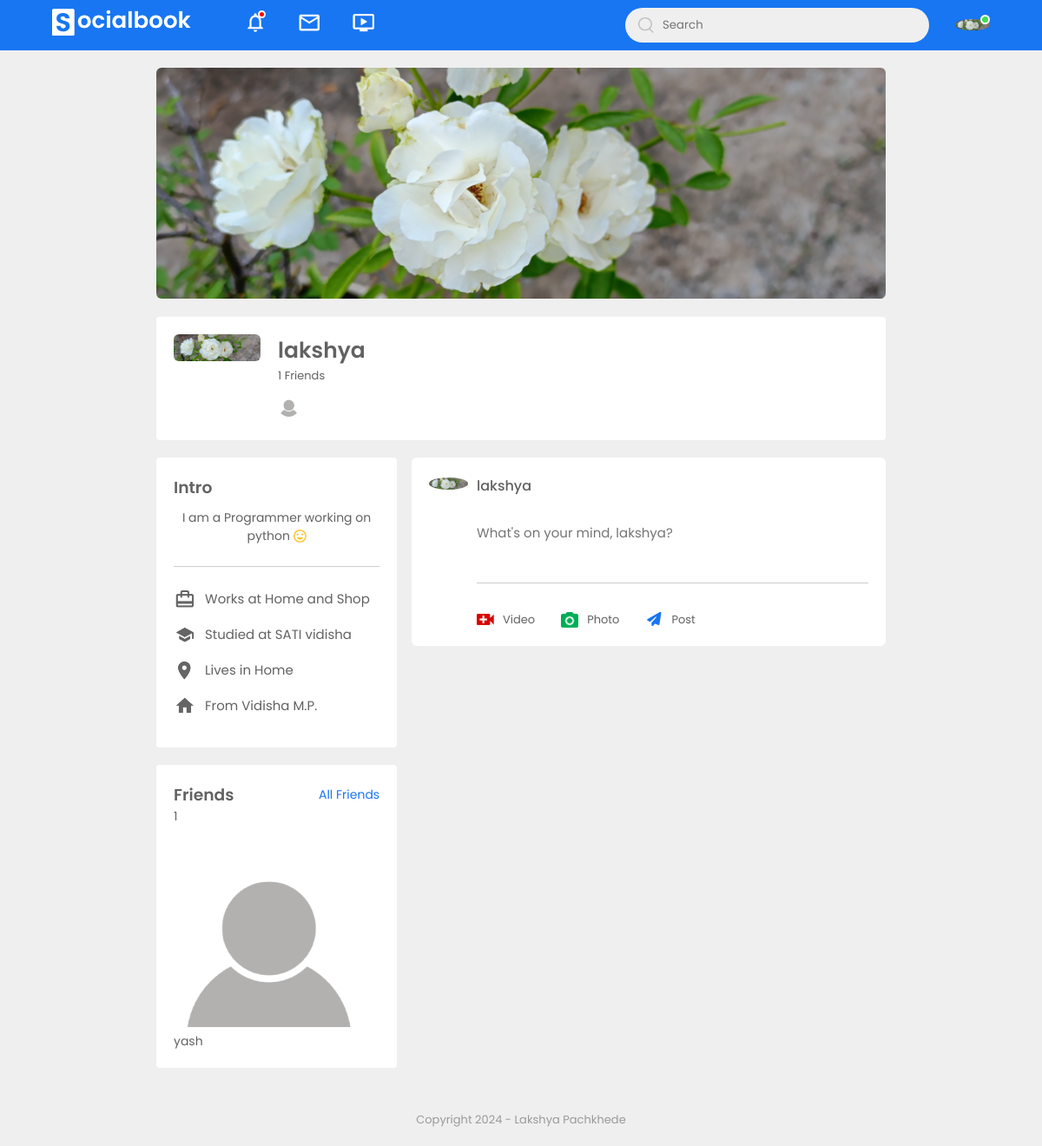
The page /users/profile/lakshya/ (signed in) on the database as committed earlier.
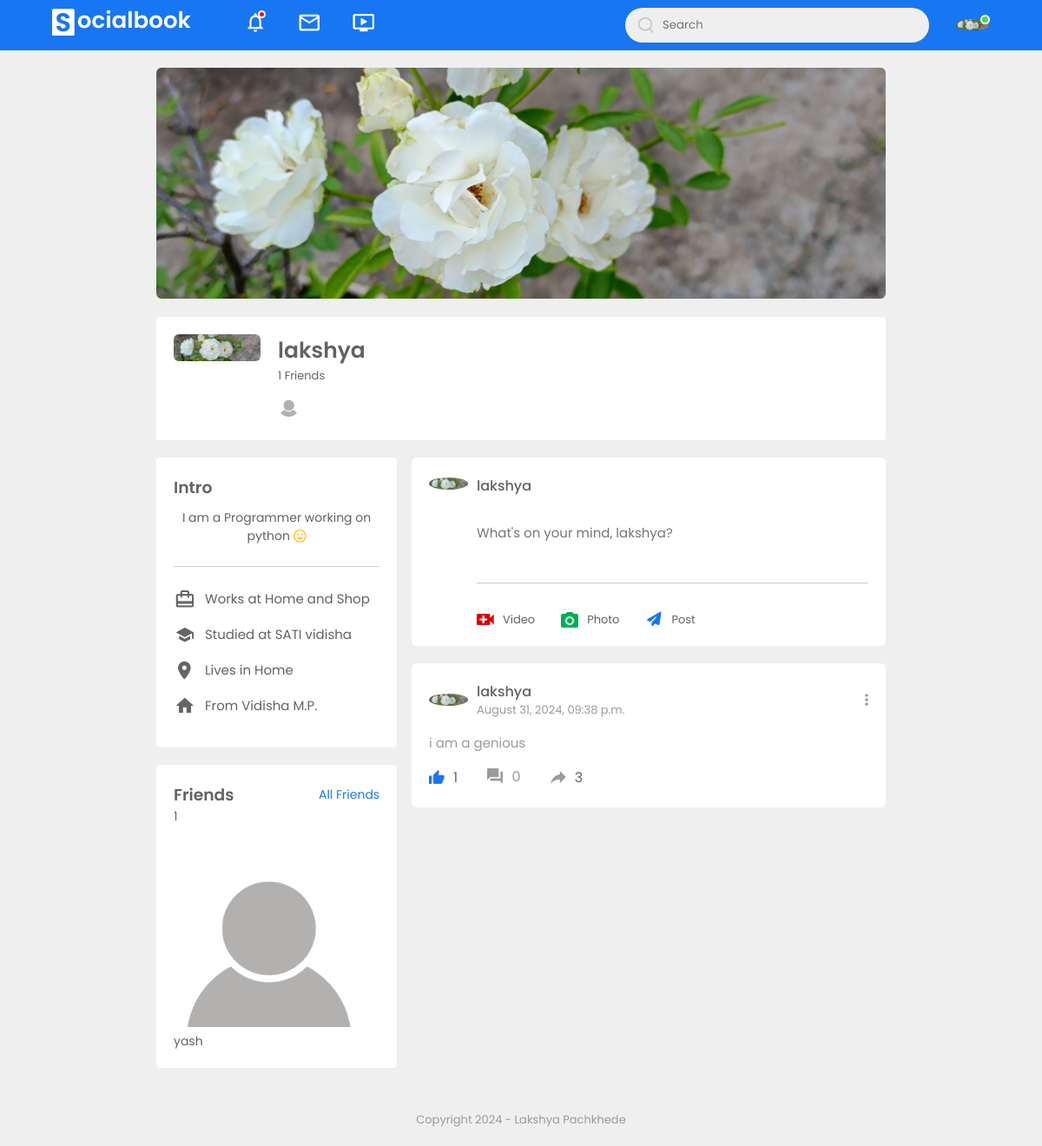
The same page on the database as committed later.
### users/models.py (models this page shows, shortened)
class Profile(models.Model):
    user = models.OneToOneField(User, on_delete=models.CASCADE)
    intro = models.CharField(max_length=100, blank=True)
    banner_image = models.ImageField(default="default-banner.jpg", upload_to="profile_pics/banner")
    user_image = models.ImageField(default="default.png", upload_to="profile_pics/user_image")
    works = models.CharField(blank=True, max_length=50)
    education = models.CharField(blank=True, max_length=50)
    home = models.CharField(blank=True, max_length=50)
    location = models.CharField(blank=True, max_length=50)
    friends = models.ManyToManyField('self', blank=True, symmetrical=False, related_name="friends_with")
    def mutual_friends(self, other_profile):
        return self.friends.filter(id__in=other_profile.friends.values_list('id', flat=True)).count()

### posts/models.py (models this page shows, shortened)
class Post(models.Model):
    author = models.ForeignKey(User, on_delete=models.CASCADE)
    date_posted = models.DateTimeField(auto_now_add=True)
    caption = models.TextField()
    images = models.ManyToManyField("Image", related_name="photo_post", blank=True)

### users/views.py (the view)
# urls.py: path('profile/<str:username>/', ProfileDetailView.as_view(), name='profile'),
class ProfileDetailView(LoginRequiredMixin, DetailView):
    model = Profile
    template_name = 'users/profile_detail.html'
    context_object_name = 'profile'
    def get_object(self):
        username = self.kwargs.get('username')
        return get_object_or_404(Profile, user__username=username)
    def get_context_data(self, **kwargs):
        context = super().get_context_data(**kwargs)
        profile = self.get_object()
        current_user_profile = Profile.objects.get(user=self.request.user)
        context['mutual_friends_count'] = current_user_profile.mutual_friends(profile)
        context['posts'] = Post.objects.filter(author=profile.user).order_by('-date_posted')
        user_posts = Post.objects.filter(author=profile.user)
        images = []
        for post in user_posts:
            images.extend(post.images.all())
        latest_images = sorted(images, key=lambda image: image.photo_post.first().date_posted, reverse=True)[:6]
        context['post_photos'] = latest_images
        try:
            friend_request_received = FriendRequest.objects.get(from_user=profile.user, to_user=self.request.user, is_active=True)
        except FriendRequest.DoesNotExist:
            friend_request_received = None
        try:
            friend_request = FriendRequest.objects.get(from_user=self.request.user, to_user=profile.user, is_active=True)
        except FriendRequest.DoesNotExist:
            friend_request = None
        context['friend_request_received'] = friend_request_received
        context['friend_request'] = friend_request
        return context

### posts/templatetags/custom_filters.py (called while the page is built)
@register.filter(name='has_liked')
def has_liked(post, user):
    return post.likes.filter(author=user).exists()

### users/templates/users/profile_detail.html (shortened to what the changed rows need)
{% extends "posts/base.html" %}
{% load static %}
{% load custom_filters %}
{% block content %}
<div class="profile-container">
    <div class="profile-details">
        <div class="pd-left">
            <div class="pd-row">
                <div>
                    <h3>{{ profile.user.username }}</h3>
                    <p>{{ profile.friends.count }} Friends {% if profile.user.username != user.username %}- {{ mutual_friends_count }} mutual{% endif %}</p>
                    {% if profile.friends.count > 4 %}
                    {% for friend in profile.friends.all|slice:"4" %}
                    <img src="{{ friend.user_image.url }}">
                    {% endfor %}
                    {% else %}
                    {% for friend in profile.friends.all %}
                    <img src="{{ friend.user_image.url }}">
                    {% endfor %}
                    {% endif %}
                </div>
            </div>
        </div>
    </div>
    <div class="profile-info">
        <div class="info-col">
            {% if profile.friends.count > 0 %}
            <div class="profile-intro">
                <div class="friends-box">
                    {% if profile.friends.count > 9 %}
                    {% for friend in profile.friends.all|slice:"9" %}
                    <div><img src="{{ friend.user_image.url }}"> <p>{{ friend.user.username }}</p></div>
                    {% endfor %}
                    {% else %}
                    {% for friend in profile.friends.all %}
                    <div><img src="{{ friend.user_image.url }}"><p>{{ friend.user.username|slice:"9" }}</p></div>
                    {% endfor %}
                    {% endif %}
                </div>
            </div>
            {% endif %}
        </div>
        <div class="post-col">
        {% for post in posts %}
            <div class="post-container">
                <div class="post-row">
                    <div class="user-profile">
                        <img src="{{ post.author.profile.user_image.url }}">
                        <div>
                            <p>{{ post.author.username }}</p>
                            <span>{{ post.date_posted|date:"F j, Y, h:i a" }}</span>
                        </div>
                    </div>
                    {% if post.author == user %}
                    <div class="menu-container menu{{ post.id }}">
                        <a class="menu-icon" onclick="toggleDropdown('menu{{ post.id }}')">
                            <i class="fas fa-ellipsis-v"></i>
                        </a>
                    </div>
                    {% endif %}
                </div>
                <a href="{% url "post-detail" post.pk %}" class="post-text"><p class="post-text">{{ post.caption|truncatewords:20 }}</p></a>
                <div class="post-row">
                    <div class="activity-icons">
                        <div id="like-section-{{post.id}}">
                            {% if post|has_liked:user %}
                                <img src="{% static "posts/images/like-blue.png" %}" id="like-icon-{{post.id}}" class="like-icon" data-liked="true">
                            {% else %}
                                <img src="{% static "posts/images/like.png" %}" id="like-icon-{{post.id}}" class="like-icon" data-liked="false">
                            {% endif %}
                            <span id="likes-count-{{post.id}}">{{ post.likes.count }}</span>
                        </div>
                        <a href="{% url "post-detail" post.pk%}"><div><img src="{% static "posts/images/comments.png" %}">{{ post.comments.count }}</div></a>
                        <div class="share-btn" data-post-id={{post.id}}><img src="{% static "posts/images/share.png" %}">  <span id="share-count-{{post.id}}">{{ post.shares.count }}</span></div>
                    </div>
                </div>
            </div>
        {% endfor %}
        </div>
    </div>
</div>
{% endblock content %}

Rows that differ between the two databases and show on the page:
added Post: author.profile.user_image (picture), author.username "lakshya", date_posted "August 31, 2024, 09:38 p.m.", caption "i am a genious", likes.count "1", comments.count "0", shares.count "3"
